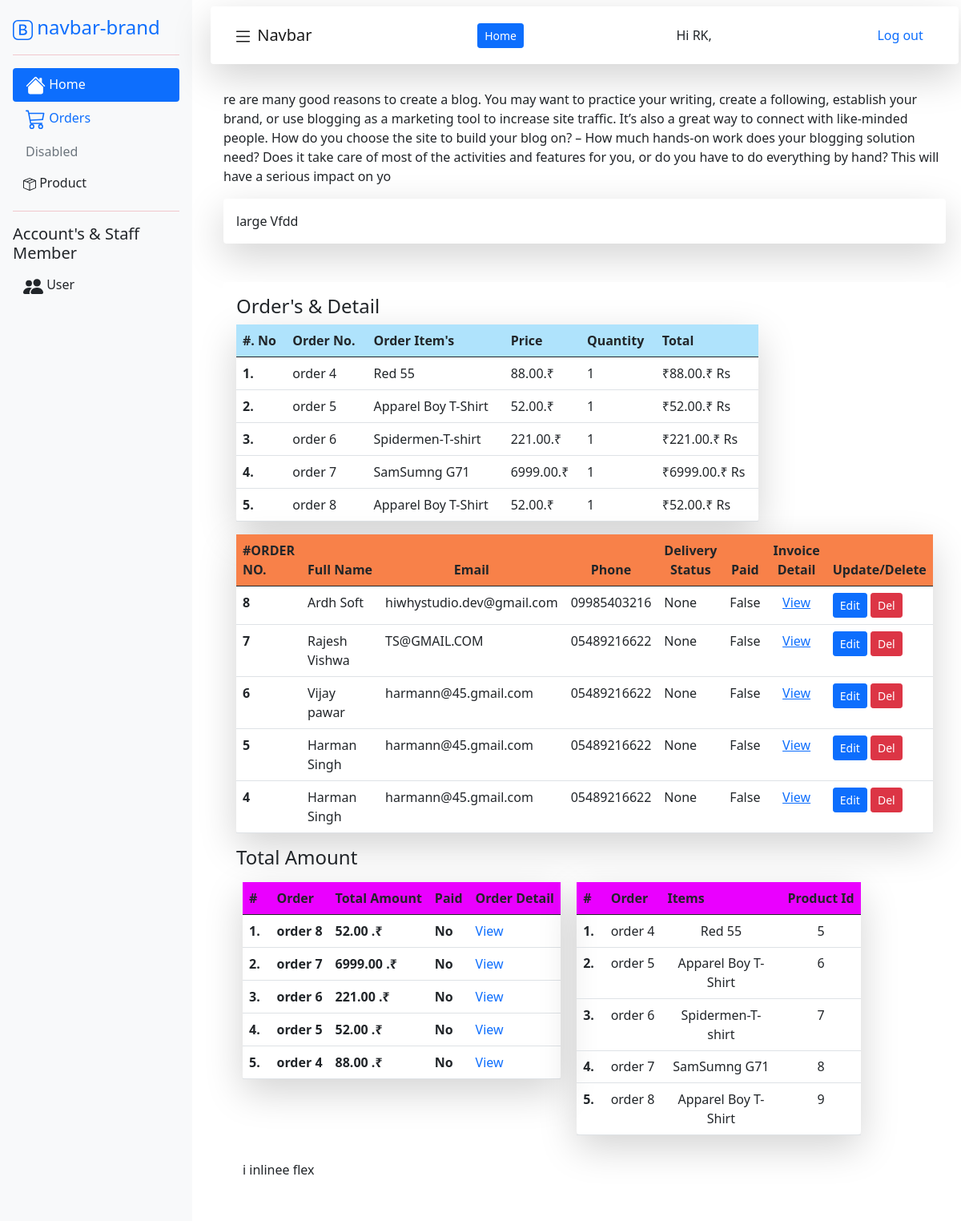
The page /seller/orders (signed in) on the database its author committed.
### orders/models.py (models this page shows, shortened)
class OrderItem(models.Model):
    order = models.ForeignKey(Order,related_name='items',on_delete=models.CASCADE)
    product = models.ForeignKey(Product,related_name='order_items',on_delete=models.CASCADE)
    price = models.DecimalField(max_digits=10, decimal_places=2)
    quantity = models.PositiveIntegerField(default=1)
    ref_id=models.ManyToManyField('Order',related_name='ref_id',db_constraint=True,)
    def get_cost(self):
        return self.price * self.quantity

class Order(models.Model):
    order_status=(
        ('Pending','Pending'),
        ('Delivered','Delivered'),
        ('Out for delivery','Out for delivery'),
        ('Dispatch','Dispatch'),('Cancelled','Cancelled')
    )
    first_name = models.CharField(max_length=50,)
    last_name =  models.CharField(max_length=50)
    email =      models.EmailField()
    mobile =    models.CharField(max_length=13,default="")
    address =    models.CharField(max_length=250)
    postal_code =models.CharField(max_length=20)
    city =       models.CharField(max_length=100)
    state =       models.CharField(max_length=100,default='')
    created =    models.DateTimeField(auto_now_add=True)
    updated =    models.DateTimeField(auto_now=True)
    order_status=models.CharField(max_length=100,null=True,choices=order_status)
    paid =       models.BooleanField(default=False)
    username = models.ForeignKey(User,on_delete=models.CASCADE,null=True)
    order_ref = models.CharField( default=uuid.uuid4().hex[:12].upper(), max_length=12, editable=False)
    class Meta:
        ordering = ('-created',)
    def __str__(self):
        return f'order {self.id}'
    def get_total_cost(self):
        return sum(item.get_cost() for item in self.items.all())

### myapp1/models.py (models this page shows, shortened)
class Product(models.Model):
    PRODUCT_TYPE = (
        ('T', 'T-shirt'),
        ('S', 'Shirt'),
        ('W', 'Watch'),
    )
    name = models.CharField( max_length=250)
    upload_Image = models.ImageField(upload_to='uploads/',default="True" )
    description = models.TextField(max_length=250)
    product_type = models.CharField(max_length=5, choices=PRODUCT_TYPE,  null=True)
    created_at = models.DateTimeField(auto_now_add=True)
    updated_at = models.DateTimeField(auto_now=True)
    manufacturer = models.CharField(max_length=300,blank=True)
    price= models.DecimalField(max_digits=6,decimal_places=2)
    actions = ['delete_selected', 'a_third_action']
    def __str__(self):
        return self.name

### myinventory/views.py (the view)
# urls.py: path('seller/orders',views.order_home,name="order_home"),
@staff_member_required
def order_home(request):
        order_list=Order.objects.all() #FOR ORDER TAABLE USING FORLOOOP
        myorders=OrderItem.objects.all()
        context={ 'order_list':order_list,'myorderss':myorders}
        return render(request,"seller/orders_app/order/order.html",context)

### cart/context_processors.py (called while the page is built)
def cart(request):
	return {'cart': Cart(request)}

### myinventory/templatetags/auth_extras.py (called while the page is built)
@register.filter(name='has_group')
def has_group(user, group_name):
    group = Group.objects.get(name=group_name)
    return True if group in user.groups.all() else False

### myinventory/templates/seller/orders_app/order/order.html (shortened to what this page needs)
{% load static %}
{% load i18n %}
<!doctype html>
<html lang="en">
  <head>
    <link href="https://cdn.jsdelivr.net/npm/bootstrap@5.0.0-beta3/dist/css/bootstrap.min.css" rel="stylesheet">
  </head>
  <body>
<div class="d-flex flex-row bd-highlight  grid-gap-2  " style="grid-gap:2px; margin-bottom:0;">
  <div class="d-inline-flex  bd-highlight ">
   <div class="h-100   " style="padding-right:3px; margin-right:10px;">
 {% include 'seller/sidebar.html' %}
</div>
  </div>
<div class="p-2 bd-highlight flex-column flex-fill  ">
      <div >{% include 'seller/navs.html' %}</div>
<div class=" p-3 mb-5  rounded ">
<p>
re are many good reasons to create a blog.
You may want to practice your writing, create a following, establish your brand, or use blogging as a marketing tool to increase site traffic. It’s also a great way to connect with like-minded people.
How do you choose the site to build your blog on?
 – How much hands-on work does your blogging solution need? Does it take care of most of the activities and features for you, or do you have to do everything by hand? This will have a serious impact on yo
</p>
<div class="shadow-lg p-3 mb-5 bg-body rounded">
large Vfdd
</div>
{% block content %}
<div class=" p-3 mb-5 bg-body rounded">
{% include 'seller/orders_app/custom table/order_list.html' %}
</div>
{% endblock %}
</div>
  </div>
  </div>
  </body>
</html>

### myinventory/templates/seller/navs.html (shortened to what this page needs)
{% load i18n %}
<nav class="navbar navbar-expand-lg navbar-light bg-primary breadcrumb shadow-lg p-3 bg-body mb-3 rounded  ">
  <div class="container-md">
    <a class="navbar-brand" href="#" >
    Navbar</a>
<a class="btn btn-primary btn-sm" href="http://127.0.0.1:8000/seller"> Home</a>
{% if request.user.is_authenticated %}
        Hi {{ request.user.username }},
        <li class="nav-item">
          <a class="nav-link font-weight-bold" href="{% url 'account:logout' %}?next=/seller"> {% trans 'Log out' %}</a>
        </li>
        {% else %}
        <li class="nav-item">
          <a class="nav-link font-weight-bold" href="{% url "myinventory:login" %}?next=/seller">Log-in</a>
        </li>
{% endif %}
  </div>
</nav>

### myinventory/templates/seller/orders_app/custom table/order_list.html
<p class="h4">Order's & Detail</p>
<table class="table bg-body shadow-lg pb-3 rounded w-75">
  <thead>
    <tr style="background-color:rgb(175, 227, 252);" >
      <th scope="col">#. No</th>
      <th scope="col">Order No. </th>
     <th scope="col">Order Item's </th>
     <th scope="col">Price </th>
      <th scope="col">Quantity </th>
      <th scope="col">Total </th>
    </tr>
  </thead>
  <tbody>
  {% for myorders in myorderss %}
    <tr >
      <th class="t1" scope="row"></th>
        <td>{{myorders.order}}</td>
        <td>{{myorders.product}}</td>
          <td>{{myorders.price}}.₹ </td>
             <td>{{myorders.quantity}}</td>
             <td>₹{{ myorders.get_cost }}.₹ Rs</td>
    </tr>
    {% endfor %}
  </tbody>
</table>
<table class="table bg-body shadow-lg pb-3 rounded overflow-scroll  ">
 <thead   >
    <tr class="  "  style="background-color:rgb(248, 129, 73);">
      <th scope="col">#ORDER NO.</th>
      <th scope="col" class="text-nowrap">Full Name</th>
      <th  class="text-center" scope="col">Email</th>
       <th  class="text-center" scope="col">Phone</th>
       <th  class="text-center" scope="col" class="overflow-hidden text-nowrap">Delivery Status</th>
         <th   class="text-center"scope="col">Paid</th>
        <th  class="text-center" scope="col" class="overflow-hidden text-nowrap ">Invoice Detail</th>
         <th  class="text-center" scope="col">Update/Delete</th>
    </tr>
  </thead>
  <tbody>
  {% for order_list in order_list  %}
    <tr>
      <th scope="row"><a class="text-decoration-none text-dark" href="#">{{ order_list.id}}</a></th>
        <td>{{ order_list.first_name}} {{ order_list.last_name}}</td>
      <td>{{ order_list.email}}</td>
      <td>{{ order_list.mobile}}</td>
       <td>{{ order_list.order_status}}</td>
       <td>{{ order_list.paid}}</td>
        <td class="text-center text-nowrap"><a href="invoice/{{order_list.id}}">View</a></td>
         <td><a class="btn btn-primary  btn-sm" href="update/{{order_list.id}}">Edit</a>
         <a class="btn btn-danger  btn-sm text-wrap" href="">Del</a>
         </td>
    </tr>
    {% endfor %}
  </tbody>
</table>
<p class="h4">Total Amount</p>
<div class="d-inline-flex p-2 bd-highlight     ">
<table class="table  shadow-lg  rounded pb-2   ">
  <thead  style="background-color:rgb(234, 0, 255);" >
    <tr>
      <th scope="col">#</th>
      <th scope="col">Order</th>
      <th scope="col">Total Amount</th>
     <th scope="col">Paid</th>
      <th scope="col">Order Detail</th>
    </tr>
  </thead>
  <tbody>
  {% for order_list in order_list  %}
    <tr>
      <th class="t1 fs-6   " scope="row"> </th>
      <td class="fs-6 fw-bold"><a class="text-dark text-decoration-none" href="#">order {{order_list.id}}</a></td>
      <td class="fs-6 fw-bold">{{order_list.get_total_cost}} .₹ </td>
     <td class="fs-6 fw-bold text-capitalize">{{order_list.paid|yesno}} </td>
      <td class="fs-6 "><a class=" text-decoration-none text-center" href="info/{{order_list.id}}">View</a></td>
    </tr>
  {% endfor %}
  </tbody>
</table></div>
<div class="d-inline-flex p-2 bd-highlight">
<table class=" table shadow-lg rounded pb-1 ">
  <thead  style="background-color:rgb(234, 0, 255);">
    <tr>
      <th>#</th>
      <th scope="col">Order</th>
      <th scope="row">Items</th>
      <th scope="col">Product Id</th>
    </tr>
  </thead>
  <tbody>
   {% for myorders in myorderss  %}
    <tr  class="overflow-hidden text-wrap" >
      <th class="t1" scope="row"></th>
      <td>{{myorders.order}}</td>
      <td  class="text-center"  scope="col" class="text-break"   style="max-width: 150px;">{{myorders.product}}</td>
      <td class="text-center">{{myorders.id}}</td>
    </tr>
     <tr>
 {% endfor %}
  </tbody>
</table>
</div>
<div class="d-inline-flex p-2 bd-highlight">
i inlinee flex
</div>

### myinventory/templates/seller/orders_app/order/order.html (style rules this page uses)
table { counter-reset: rowNumber; }
.t1::before { display: table-cell; counter-increment: rowNumber; content: counter(rowNumber) "."; padding-right: 0.3em; text-align: right; }

### rows shown on the page
OrderItem: order "order 4", product "Red 55", price "88.00", quantity "1", get_cost "88.00", id "5"
OrderItem: order "order 5", product "Apparel Boy T-Shirt", price "52.00", quantity "1", get_cost "52.00", id "6"
OrderItem: order "order 6", product "Spidermen-T-shirt", price "221.00", quantity "1", get_cost "221.00", id "7"
OrderItem: order "order 7", product "SamSumng G71", price "6999.00", quantity "1", get_cost "6999.00", id "8"
OrderItem: order "order 8", product "Apparel Boy T-Shirt", price "52.00", quantity "1", get_cost "52.00", id "9"
Order: id "8", first_name "Ardh", last_name "Soft", email "hiwhystudio.dev@gmail.com", mobile "09985403216", order_status "None", paid "False", get_total_cost "52.00", paid "No"
Order: id "7", first_name "Rajesh", last_name "Vishwa", email "TS@GMAIL.COM", mobile "05489216622", order_status "None", paid "False", get_total_cost "6999.00", paid "No"
Order: id "6", first_name "Vijay", last_name "pawar", email "harmann@45.gmail.com", mobile "05489216622", order_status "None", paid "False", get_total_cost "221.00", paid "No"
Order: id "5", first_name "Harman", last_name "Singh", email "harmann@45.gmail.com", mobile "05489216622", order_status "None", paid "False", get_total_cost "52.00", paid "No"
Order: id "4", first_name "Harman", last_name "Singh", email "harmann@45.gmail.com", mobile "05489216622", order_status "None", paid "False", get_total_cost "88.00", paid "No"

### other values the page prints
{{ request.user.username }} "RK"
